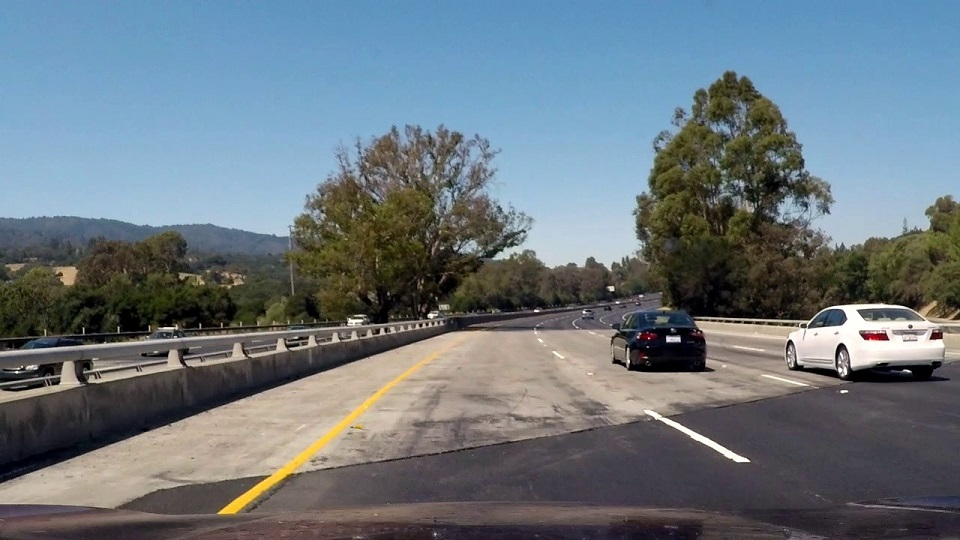
#> input picture Zadatak/test_images/challange00101.jpg, 960 x 540 px; its folder holds only this picture in this run
$ python undistort.py
#> lines starting #> are read from the running program, lines starting #| are printed output that depends on the picture
import numpy as np
import cv2
import glob
import os

# Load calibrated camera parameters
calibratio = np.load('camera_cal/calib.npz')
#> (reads Zadatak/camera_cal/calib.npz from the repository)
mtx = calibratio['mtx']
dist = calibratio['dist']
rvecs = calibratio['rvecs']
tvecs = calibratio['tvecs']
i = 0
for path in glob.glob('test_images/*.jpg'):

    img = cv2.imread(path)
#> img is the input picture: shape (540, 960, 3); mean B, G, R 126, 118.4, 106.9
    h, w = img.shape[:2]
#> h = 540; w = 960

    # Obtain the new camera matrix and undistort the image
    newCameraMtx, roi = cv2.getOptimalNewCameraMatrix(mtx, dist, (w, h), 1, (w, h))
#> roi = (38, 50, 912, 473)
    undistortedImg = cv2.undistort(img, mtx, dist, None, newCameraMtx)
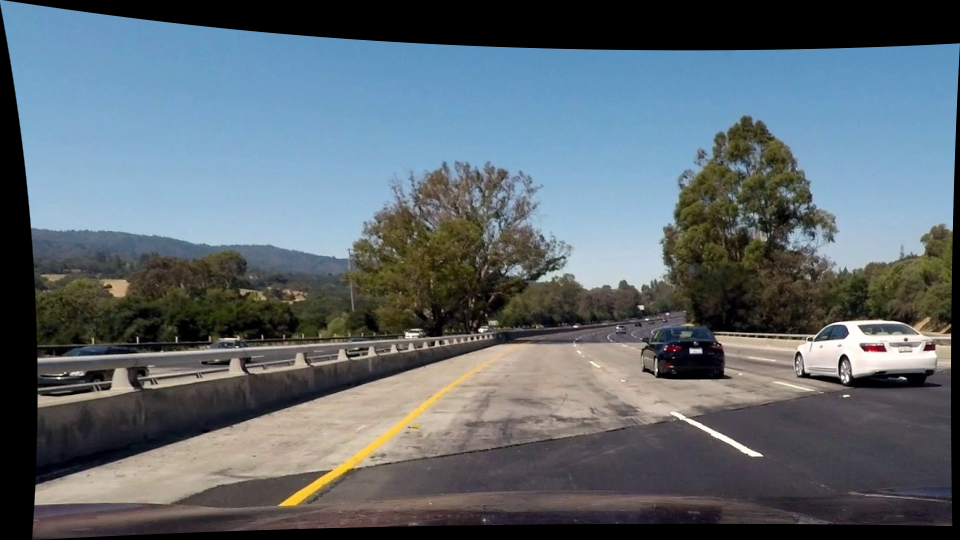
#> undistortedImg: shape (540, 960, 3); mean B, G, R 112, 104.4, 93.3

    # crop and save the image
    x, y, w, h = roi
#> x = 38; y = 50; w = 912; h = 473
    croppedImg = undistortedImg[y:y+h, x:x+w]
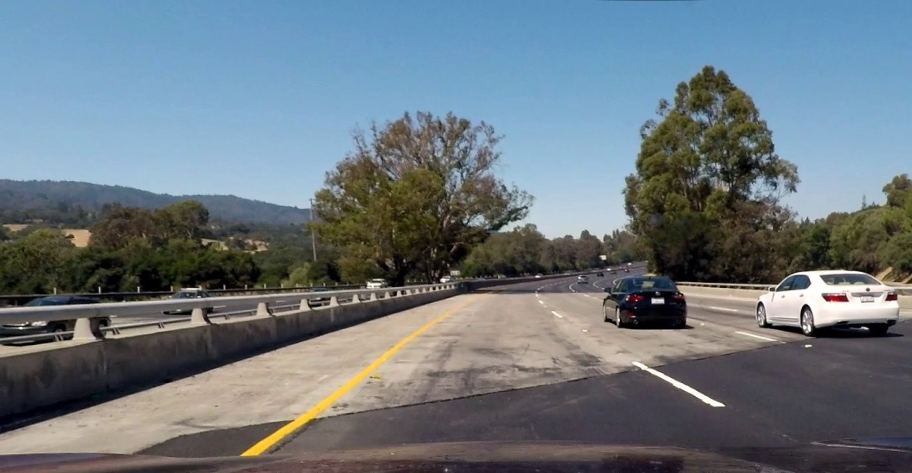
#> croppedImg: shape (473, 912, 3); mean B, G, R 126.8, 119.1, 107.4
    img_name = os.path.basename(path)

    cv2.imwrite(f'undistorted/{img_name}', croppedImg)
cv2.destroyAllWindows()
